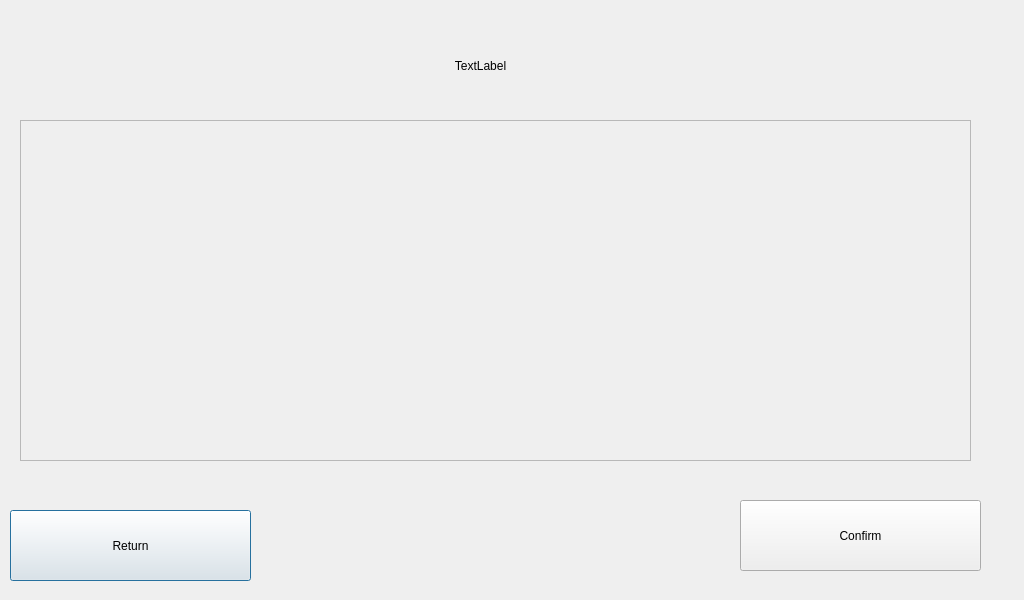
<?xml version="1.0" encoding="UTF-8"?>
<ui version="4.0">
 <class>Dialog</class>
 <widget class="QDialog" name="Dialog">
  <property name="geometry">
   <rect>
    <x>0</x>
    <y>0</y>
    <width>1024</width>
    <height>600</height>
   </rect>
  </property>
  <property name="windowTitle">
   <string>Dialog</string>
  </property>
  <widget class="QLabel" name="label_title">
   <property name="geometry">
    <rect>
     <x>70</x>
     <y>10</y>
     <width>821</width>
     <height>111</height>
    </rect>
   </property>
   <property name="text">
    <string>TextLabel</string>
   </property>
   <property name="alignment">
    <set>Qt::AlignCenter</set>
   </property>
  </widget>
  <widget class="QScrollArea" name="scrollArea_bottles">
   <property name="geometry">
    <rect>
     <x>20</x>
     <y>120</y>
     <width>951</width>
     <height>341</height>
    </rect>
   </property>
   <property name="widgetResizable">
    <bool>true</bool>
   </property>
   <widget class="QWidget" name="scrollAreaWidgetContents">
    <property name="geometry">
     <rect>
      <x>0</x>
      <y>0</y>
      <width>949</width>
      <height>339</height>
     </rect>
    </property>
   </widget>
  </widget>
  <widget class="QPushButton" name="pushButton_return">
   <property name="geometry">
    <rect>
     <x>10</x>
     <y>510</y>
     <width>241</width>
     <height>71</height>
    </rect>
   </property>
   <property name="text">
    <string>Return</string>
   </property>
  </widget>
  <widget class="QPushButton" name="pushButton_confirm">
   <property name="geometry">
    <rect>
     <x>740</x>
     <y>500</y>
     <width>241</width>
     <height>71</height>
    </rect>
   </property>
   <property name="text">
    <string>Confirm</string>
   </property>
  </widget>
 </widget>
 <resources/>
 <connections/>
</ui>
